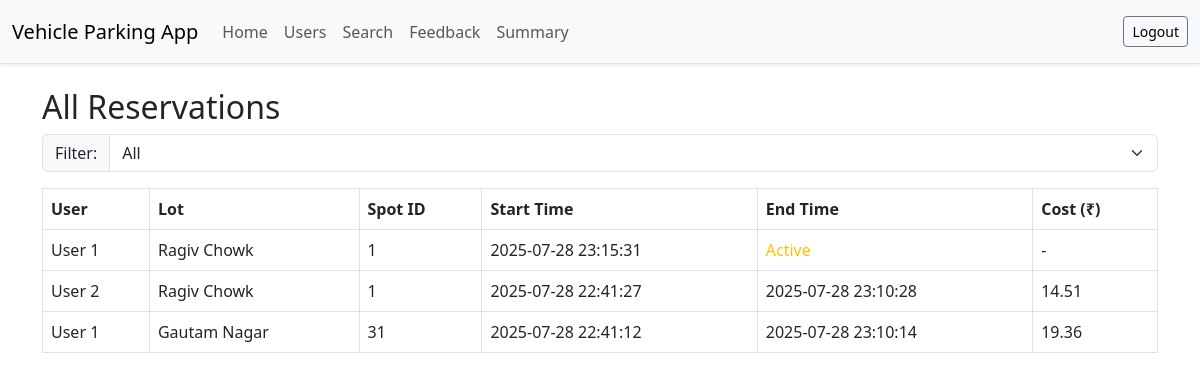
Page /admin/reservations (signed in) on the earlier database version.
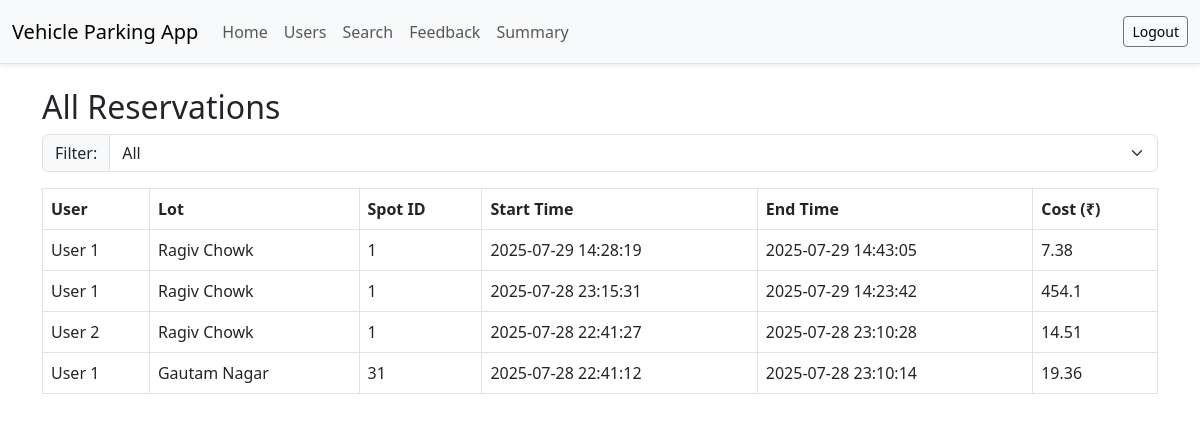
Same page on the later database version.
### models.py (models this page shows)
class Reservation(db.Model):
    id = db.Column(db.Integer, primary_key=True)
    user_id = db.Column(db.Integer, db.ForeignKey('user.id'), nullable=False)
    spot_id = db.Column(db.Integer, db.ForeignKey('parking_spot.id'), nullable=False)
    parking_time = db.Column(db.DateTime, nullable=True)
    release_time = db.Column(db.DateTime, nullable=True)
    cost = db.Column(db.Float, nullable=True)
    vehicle_number = db.Column(db.String(20), nullable=False)
    rating = db.Column(db.Float, nullable=True)

class User(db.Model):
    id = db.Column(db.Integer, primary_key=True)
    name = db.Column(db.String(100), nullable=False)
    email = db.Column(db.String(100), unique=True, nullable=False)
    password_hash = db.Column(db.String(200), nullable=False)
    address=db.Column(db.String(200),nullable=False)
    pincode=db.Column(db.Integer,nullable=False)
    role_id = db.Column(db.Integer, db.ForeignKey('role.id'), nullable=False)
    reservations = db.relationship('Reservation', backref='user', lazy=True)

class ParkingLot(db.Model):
    id = db.Column(db.Integer, primary_key=True)
    name = db.Column(db.String(100), nullable=False)
    address = db.Column(db.String(200), nullable=False)
    pin_code = db.Column(db.String(10), nullable=False)
    price = db.Column(db.Float, nullable=False)
    max_spots = db.Column(db.Integer, nullable=False)
    spots = db.relationship('ParkingSpot', backref='lot', lazy=True)

class ParkingSpot(db.Model):
    id = db.Column(db.Integer, primary_key=True)
    lot_id = db.Column(db.Integer, db.ForeignKey('parking_lot.id'), nullable=False)
    status = db.Column(db.String(1), nullable=False, default='A')  # A = Available, O = Occupied
    reservations = db.relationship('Reservation', backref='spot', lazy="dynamic")

### app.py (the view)
@app.route('/admin/reservations')
def admin_reservations():
    if session.get('role') not in ['admin', 'collaborator']:
        return redirect(url_for('login'))
    filter_status = request.args.get('status', 'all')
    if filter_status == 'active':
        reservations = Reservation.query.filter_by(release_time=None).order_by(Reservation.parking_time.desc()).all()
    elif filter_status == 'completed':
        reservations = Reservation.query.filter(Reservation.release_time.isnot(None)).order_by(Reservation.parking_time.desc()).all()
    else:
        reservations = Reservation.query.order_by(Reservation.parking_time.desc()).all()
    return render_template('admin_reservations.html', reservations=reservations, filter_status=filter_status)

### templates/admin_reservations.html (shortened to what this page needs)
{% extends "base.html" %}
{% block content %}
<h2>All Reservations</h2>
<form method="GET" class="mb-3">
    <div class="input-group">
        <label class="input-group-text" for="filter">Filter:</label>
        <select name="status" id="filter" class="form-select" onchange="this.form.submit()">
            <option value="all" {% if filter_status == 'all' %}selected{% endif %}>All</option>
        </select>
    </div>
</form>
<table class="table table-bordered">
    <thead>
        <tr>
            <th>User</th>
            <th>Lot</th>
            <th>Spot ID</th>
            <th>Start Time</th>
            <th>End Time</th>
            <th>Cost (₹)</th>
        </tr>
    </thead>
    <tbody>
        {% for res in reservations %}
        <tr>
            <td>{{ res.user.name }}</td>
            <td>{{ res.spot.lot.name }}</td>
            <td>{{ res.spot.id }}</td>
            <td>{{ res.parking_time.strftime('%Y-%m-%d %H:%M:%S') }}</td>
            <td>
                {% if res.release_time %}
                    {{ res.release_time.strftime('%Y-%m-%d %H:%M:%S') }}
                {% else %}
                    <span class="text-warning">Active</span>
                {% endif %}
            </td>
            <td>{{ res.cost if res.cost else '-' }}</td>
        </tr>
        {% endfor %}
    </tbody>
</table>
{% endblock %}

### templates/base.html (shortened to what this page needs)
<!DOCTYPE html>
<html lang="en">
<head>
    {% if page == 'login' %}
        <link rel="stylesheet" href="{{ url_for('static', filename='css/login.css') }}">
    {% elif page == 'register' %}
        <link rel="stylesheet" href="{{ url_for('static', filename='css/register.css') }}">
    {% else %}
        <link rel="stylesheet" href="{{ url_for('static', filename='css/styles.css') }}">
    {% endif %}
    <link href="https://cdn.jsdelivr.net/npm/bootstrap@5.3.0/dist/css/bootstrap.min.css" rel="stylesheet">
</head>
<body id="{{ page }}">
{% if page != 'login' and page != 'register' %}
<nav class="navbar navbar-expand-lg bg-body-tertiary mb-4 border-bottom shadow-sm">
  <div class="container-fluid">
    <a class="navbar-brand" href="#">Vehicle Parking App</a>
    <div class="collapse navbar-collapse" id="navbarText">
      <ul class="navbar-nav me-auto mb-2 mb-lg-0">
        {% if session.get('role') == 'admin' %}
          <li class="nav-item">
            <a class="nav-link" href="{{ url_for('admin_dashboard') }}">Home</a>
          </li>
          <li class="nav-item">
            <a class="nav-link" href="{{ url_for('admin_users') }}">Users</a>
          </li>
          <li class="nav-item">
            <a class="nav-link" href="{{ url_for('admin_search') }}">Search</a>
          </li>
          <li class="nav-item">
            <a class="nav-link" href="{{ url_for('admin_feedback') }}">Feedback</a>
          </li>
          <li class="nav-item">
            <a class="nav-link" href="{{ url_for('admin_summary') }}">Summary</a>
          </li>
        {% endif %}
      </ul>
      <span class="navbar-text">
        {% if session.get('role')%}
          <a href="{{ url_for('logout') }}" class="btn btn-outline-secondary btn-sm">Logout</a>
        {% else %}
          <a class="btn btn-outline-primary btn-sm me-2" href="{{ url_for('login') }}">Login</a>
          <a class="btn btn-outline-success btn-sm" href="{{ url_for('register') }}">Register</a>
        {% endif %}
      </span>
    </div>
  </div>
</nav>
{% endif %}
<div class="container">
    {% block content %}{% endblock %}
</div>
</body>
</html>

### static/css/styles.css (style rules this page uses)
body { background-color: #f8f9fa; }
h2 { margin-bottom: 20px; }

Differences in the rows shown:
added Reservation: user.name "User 1", spot.lot.name "Ragiv Chowk", spot.id "1", parking_time "2025-07-29 14:28:19", release_time "2025-07-29 14:43:05", cost "7.38"
changed Reservation (number 2 of 4 on the later page): release_time (not shown) → "2025-07-29 14:23:42"; cost "-" → "454.1"; no longer shows "Active"
